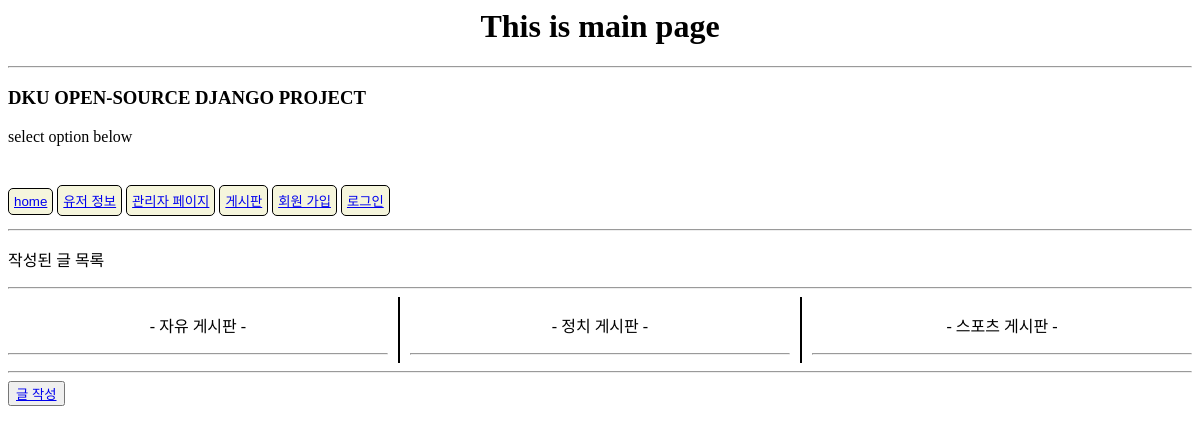
/bulletinboard/, run on an earlier commit of the app's database.
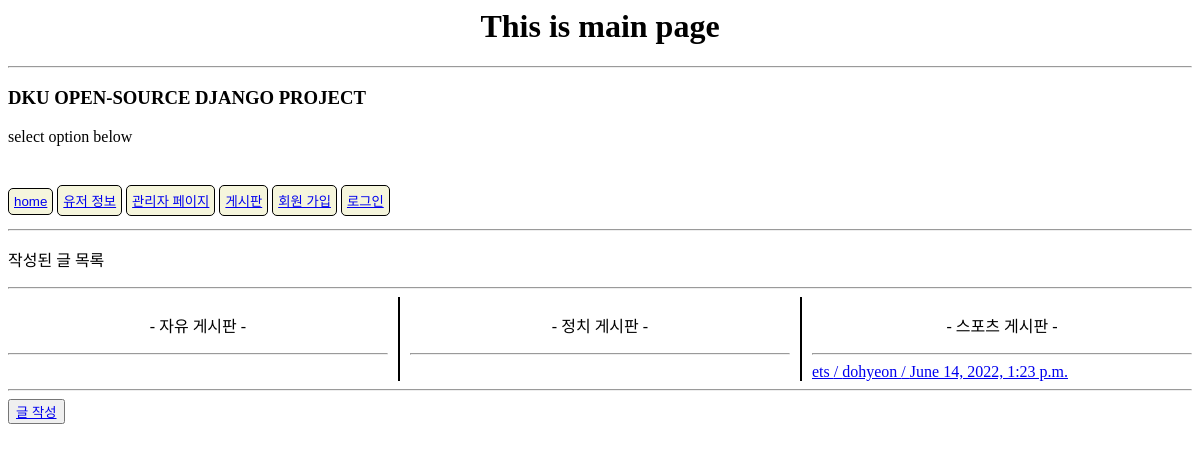
And on a later commit of the database.
### bulletinboard/models.py (models this page shows, shortened)
class BulletinBoard(models.Model):
    title = models.CharField(max_length=100, verbose_name='제목') # 글 제목
    contents = models.TextField(verbose_name='내용') # 글 내용
    username = models.ForeignKey('board.User', on_delete=models.CASCADE, verbose_name='글 작성자') # 글 작성자
    write_date = models.DateTimeField(auto_now_add=True, verbose_name='작성 날짜') # 작성된 날짜
    board_category = models.CharField(max_length = 50, default='Free', verbose_name='게시판 카테고리')   # 게시판 분류
    last_update = models.DateTimeField(auto_now = True, verbose_name='최근 수정된 날짜')    # 마지막 수정된 날짜
    view_count = models.PositiveIntegerField(default=0, verbose_name = '조회수')   # 글 조회수
    class Meta:
        db_table = 'bulletinboard'
        verbose_name = '게시판'
        verbose_name_plural = '게시판'

### board/models.py (models this page shows)
class User(models.Model):
    u_id = models.CharField(max_length=40, unique=True, verbose_name='사용자 아이디')
    u_pw = models.CharField(max_length=100, verbose_name='사용자 비밀번호')
    u_name = models.CharField(max_length=20, unique=True, verbose_name='사용자 이름')
    u_phone = models.CharField(max_length=40, unique=True, verbose_name='사용자 번호')
    u_register_date = models.DateTimeField(auto_now_add=True, verbose_name='사용자 계정 생성 시간')
    def __str__(self):
        return self.u_name
    class Meta:
        db_table = 'user'
        verbose_name = '유저 정보'
        verbose_name_plural = '유저 정보'

### bulletinboard/views.py (the view)
# urls.py: path('', views.board_view, name='board_view'),
def board_view(request):
    login_session = request.session.get('login_session', '')
    context = {'login_session':login_session}
    sp_board = BulletinBoard.objects.filter(board_category = 'Sports')
    pol_board = BulletinBoard.objects.filter(board_category = 'Politics')
    free_board = BulletinBoard.objects.filter(board_category = 'Free')
    context['sp_board'] = sp_board
    context['pol_board'] = pol_board
    context['free_board'] = free_board
    return render(request,'bulletinboard/board_view.html', context)

### bulletinboard/templates/bulletinboard/board_view.html (shortened to what this page needs)
{% extends 'board/main.html' %}
{% block contents %}
<p>작성된 글 목록</p>
<hr>
<div class = "bulletin">
    <div class="free-board">
        <p style="text-align: center;"> - 자유 게시판 - </p>
        <hr>
    </div>
     <div class="pol-board">
        <p style="text-align: center;"> - 정치 게시판 - </p>
         <hr>
    </div>
    <div class="sp-board">
        <p style="text-align: center;"> - 스포츠 게시판 - </p>
        <hr>
        {% for b in sp_board %}
        {% if b %}
        <a href='/bulletinboard/detail/{{ b.id }}' target='_self'>
            <div>{{ b.title }} / {{ b.username }} / {{ b.write_date }} </div>
        </a>
        {% endif %}
        {% endfor %}
    </div>
</div>
<hr>
<button><a href="http://127.0.0.1:8000/bulletinboard/write">글 작성</a></button>
{% endblock contents %}

What changed in the data, as far as the page shows it:
added BulletinBoard: title "ets", username "dohyeon", write_date "June 14, 2022, 1:23 p.m."
